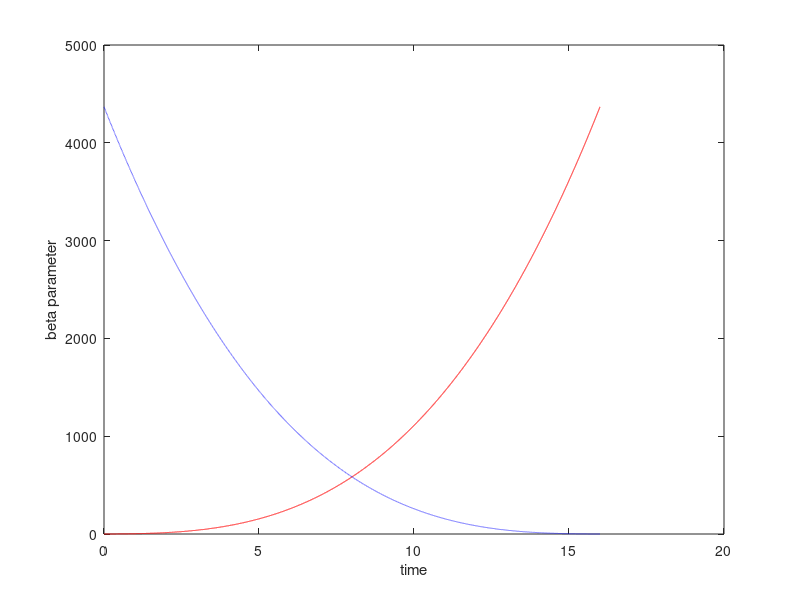

Source code (MATLAB): (Note: this script raises an error after producing the figure.)
clear all, close all, clc
figpath = '../figures/';
addpath('./utils');
addpath('./NoiseFunctions/');
addpath('./plottingfunctions/');

omega = 1;
A = 1;
%Number of variables
n = 4;

dt=0.001; %timestep
% Integrate interval
Initinterval = 16;
%neg_inter = 0
neg_inter = -0;
tinterval=[neg_inter Initinterval];
tspan2=[tinterval(2):-dt:tinterval(1)]; %interval for solving the 
tspan=[.001:dt:tinterval(2)-tinterval(1)];
N = length(tspan);
options = odeset('RelTol',1e-12,'AbsTol',1e-12*ones(1,n));
X=[];
%Coeficients of polyorder 3 c1*t+c2*t^2+c3*t^3 & and final time value 
c=[1,1,1,Initinterval];
%Analitic polinomial
y=c(1)*(tspan2)+c(2)*(tspan2).^2+c(3)*(tspan2).^3;
%inverted polinomial
yzero=c(1)*(-tspan+tinterval(2) )+c(2)*(-tspan...
    +tinterval(2)).^2+c(3)*(-tspan+tinterval(2)).^3;
%plot of inverted polinomial
figure(1)
plot(tspan2,y,'r-',tspan,yzero,'b--')
xlabel('time')
ylabel('beta parameter')
hold on
xline(0,'k--');
set(gca,'FontSize',16);
l=legend('Explicit polinomial for steady state generation','Used polynomial for ODE data generation');
l.FontSize = 14;
l.Location='northeast';
title('Inverted polinomial');

% Integration of hopf system
xMax = ones(size(c));
i=0;
for traslation=[0];
    i=i+1;
for mu0=[yzero(1)]    ;
    %x0=sqrt(yzero(1)/2) %Formula of radius of Initial Condition
    for x0=sqrt(yzero(1)/2)/xMax(3)+traslation%Formula of radius of Initial Condition
        [t,x] = ode45(@(t,x) hopfPolyOrder3NONNormal(t,x,c,omega,A,traslation,xMax),tspan,[tspan(1),mu0,x0,x0],options);
         X = [X;x];
         %Variable x3 vs bifurcation parameter
            figure(2)
            hold on
            plot(x(:,2),x(:,3),'b-')
            xlabel('Beta')
            ylabel('x_3')
            xline(0,'k--');
            set(gca,'FontSize',16);
            l=legend('Trajectory using numerical integration');
            l.FontSize = 14;
            l.Location='northeast';
            title('State variable vs Biffurcation parameter')
            hold off    
    end
end
xtrajectories(:,i)=[x(:,3)];
end

xMax = max(abs(x));

%Mu observed from equations of steady state
[x,yzero] = xNormalization(x,yzero);

mufunc = @(x) ((x(:,4)*xMax(4))+(x(:,3)*xMax(3)).*((x(:,3)*xMax(3)).^2+(x(:,4)*xMax(4)).^2))./(x(:,3)*xMax(3));
mu_observed=mufunc(x);%mu observed from equations. (Beta values!!!!!!)


% polinomial fit

%Define the function to fit: "Poly order 2"
F1=@(weightdx,time) (-time+tinterval(2))...
    *weightdx(1)+(-time+tinterval(2)).^2*weightdx(2)+(-time+tinterval(2)).^3*weightdx(3);
%curve fitting
weights0=[0.5 0.5 0.5]; %initial guess for weights
opts = optimoptions('lsqcurvefit','Display','off');
[weightdx, resnorm,~,exitflag,output] = lsqcurvefit(F1,weights0, tspan, mu_observed',[],[],opts); %Prediction of mu(t) depency on t of mu-observed using data integration 

%data predicted from F1 evaluated with the predicted coefficients
reproduced_data= F1(weightdx,tspan); %


plotState_Beta_time_Pred(tspan,x,mu_observed,yzero,reproduced_data,n,3)


% Mu with Noise
noise_scale=0.018;


[xNoisy, Noise_normalized] = add_Noise_Max(x,noise_scale);
mu_obsNoisy=mufunc(xNoisy)
%mu_obsNoisy=(xNoisy(:,4)+xNoisy(:,3).*(xNoisy(:,3).^2+xNoisy(:,4).^2))./xNoisy(:,3);%mu observed from equations. (Beta values!!!!!!)

[weightdxNoise,resnormNoise,~,exitflagNoise,outputNoise] = lsqcurvefit(F1,weights0, tspan, mu_obsNoisy',[],[],opts);

reproduced_dataNoisy= F1(weightdxNoise,tspan);
% print('real, predicted without noise, weights with noise')
comparisonVector = [c(1:3);weightdx;weightdxNoise];
%%%%%%%%%%%%%%%%%%%%%%%%%%%%%%%%%%%%%%%%%%%%%%%%%%%%%%%%%%%%%%%%%%%%%%%%%%%%%%%%%%%%%%%%%%%%%%%%%%%%%%%%%%%%%%%%%%%%%%%%%%%%%%%
%%%%%%%%%%%%%%%%%%%%%%%%%%%%%%%%%%%%%%%%%%%%%%%%%%%%%%%%%%%%%%%%%%%%%%%%%%%%%%%%%%%%%%%%%%%%%%%%%%%%%%%%%%%%%%%%%%%%%%%%%%%%%%%%

plotNoisyStateFig_4(tspan,xNoisy,mu_obsNoisy,yzero,reproduced_dataNoisy,n)

%% %%%%%%%%%%%%%%%%%%%%%%%%%%%%%%%%%%%%%%%%%%%%%%%%%%%%%%%%%%%%%%%%%%%%%%%
%%%%%%%%%%%%%%%%%%%%%%%%%%%%%%%%%%%%%%%%%%%%%%%%%%%%%%%%%%%%%%%%%%%%%%%%%
plotCleanNoiseStateFig_5(tspan,Noise_normalized,yzero,n)


%% Noise analysis 
% Creation of comparison vector for different noise variances: 
VectorOfNoise = [0:0.009:0.1];
name = mfilename;
name = name(1:10);
noise_Scale_maximum(F1,weights0, tspan, x,c,yzero,VectorOfNoise,name,mufunc)

